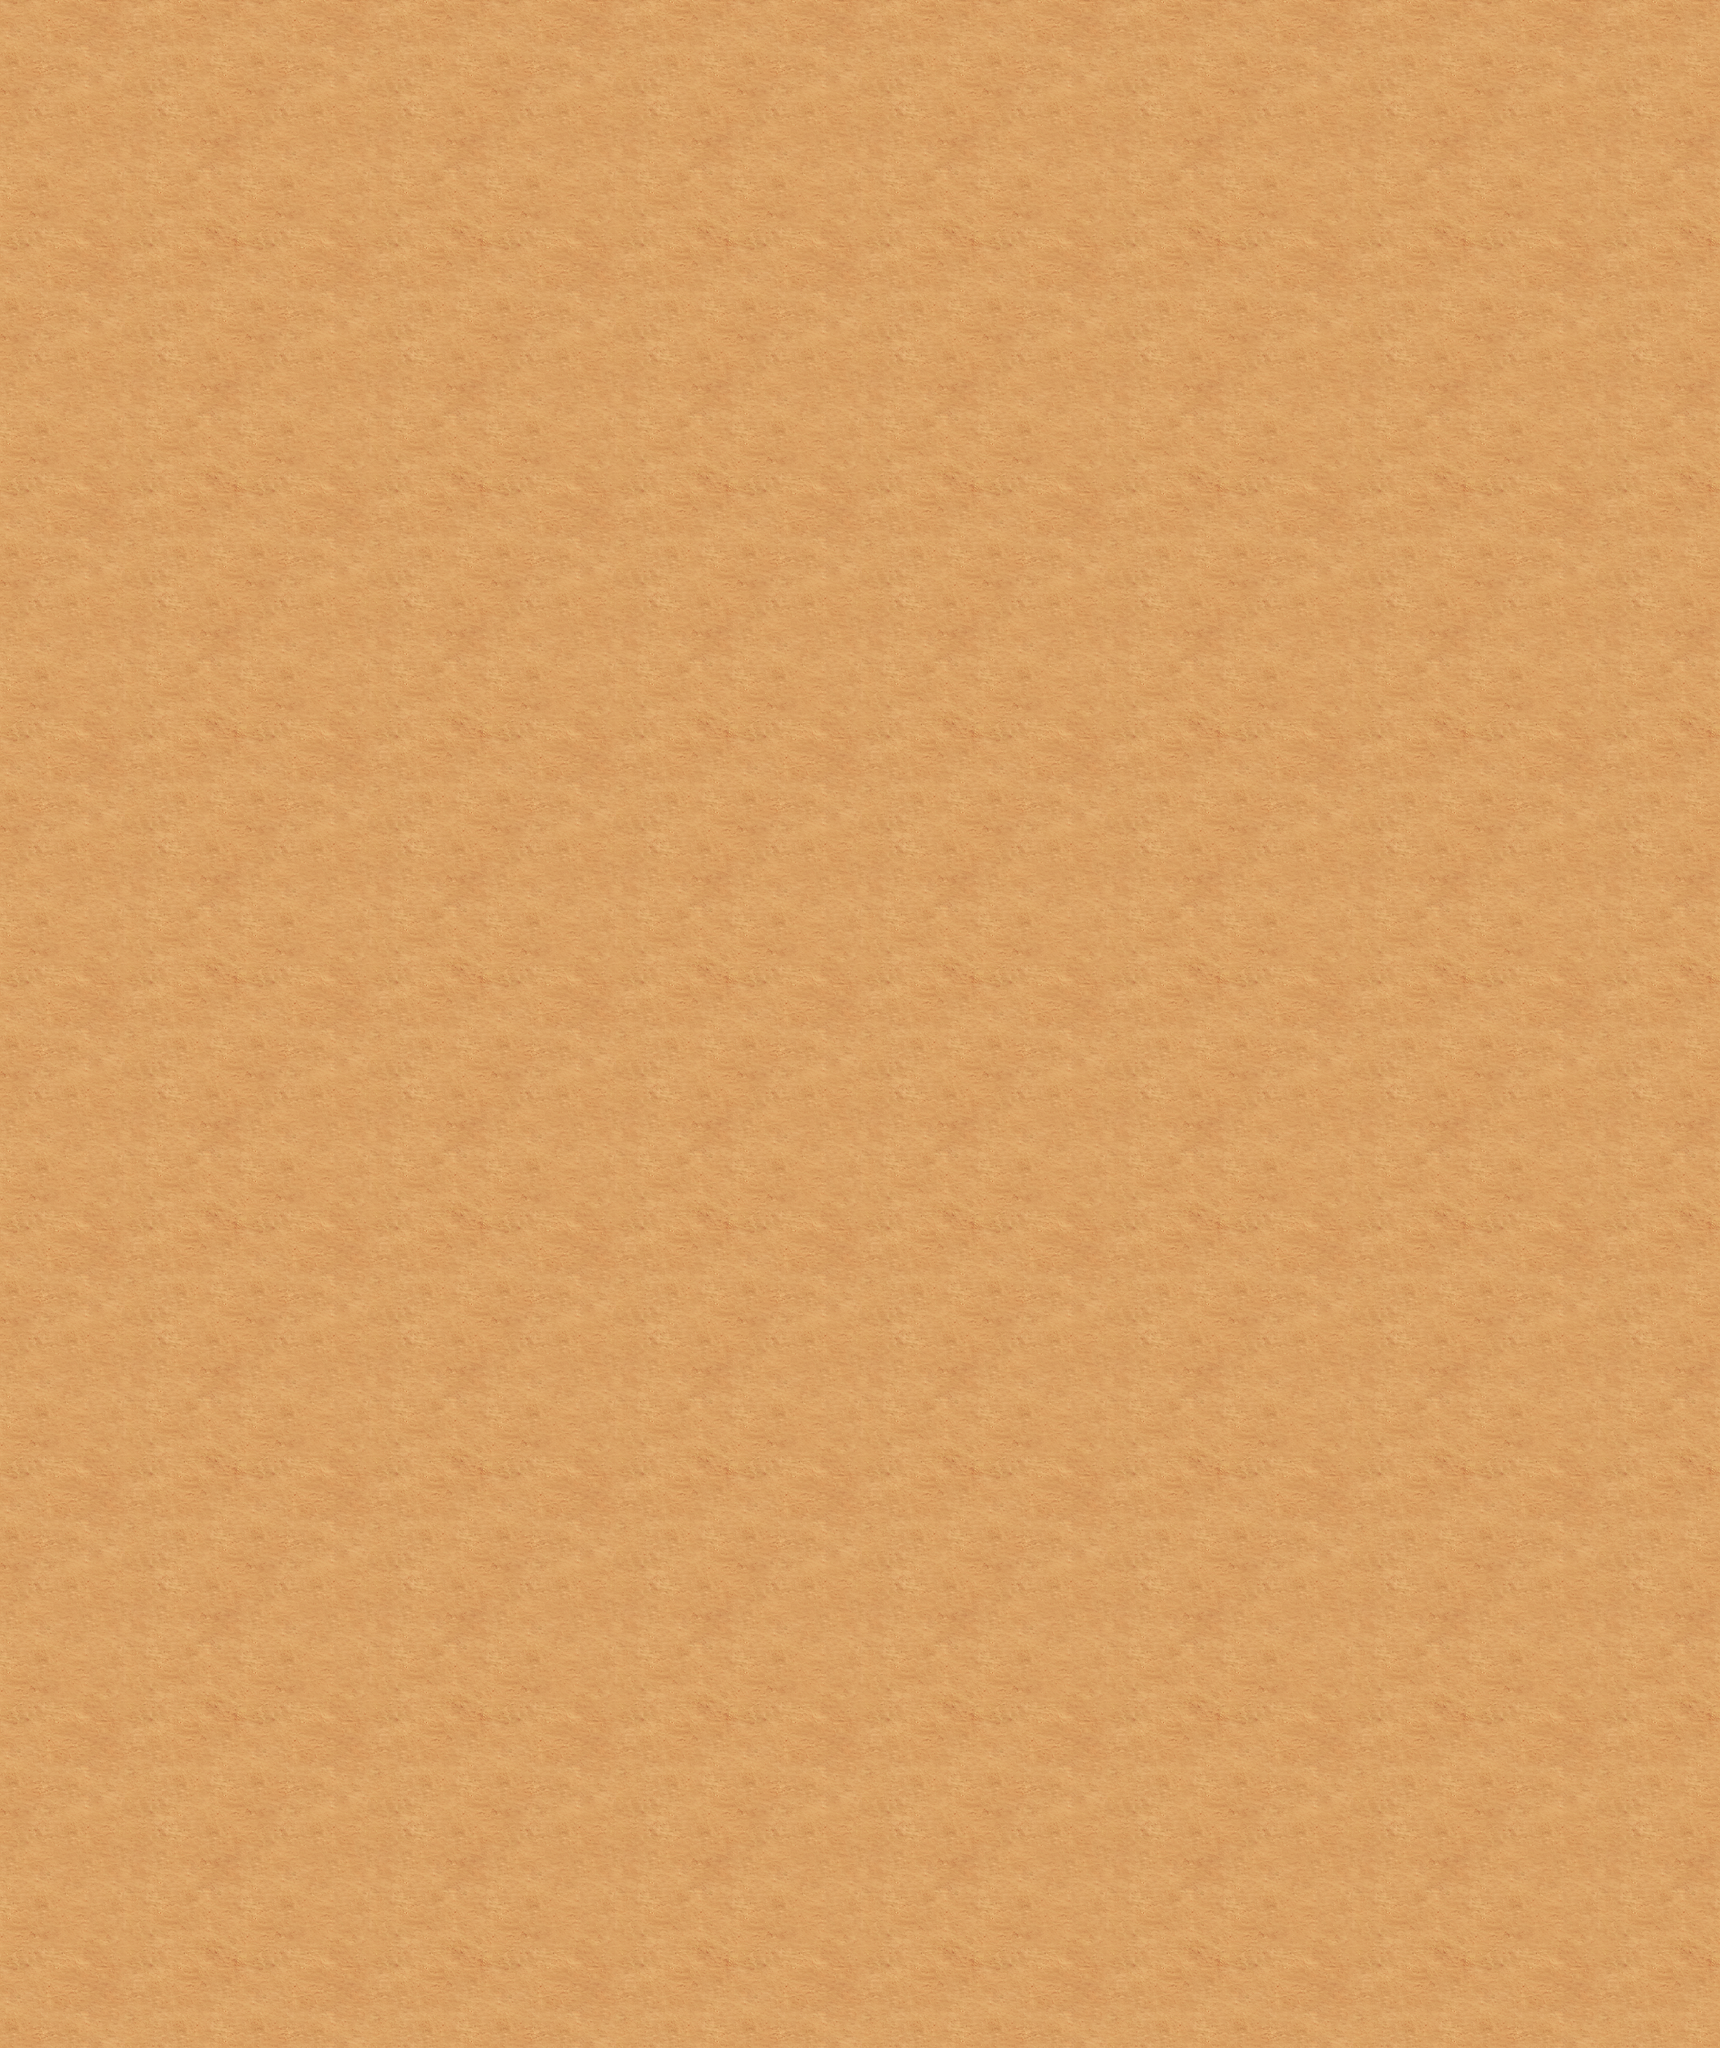

A 2D game scene composited from a Tiled map and its tileset images. What follows is a short description and the map's XML, with each tile layer's data collapsed to a summary:
An orthogonal 21x25 tile map with 160x160 px tiles, 1 tile layer (layer1).

<map version="1.0" orientation="orthogonal" width="21" height="25" tilewidth="160" tileheight="160">
 <tileset firstgid="1" name="terrain" tilewidth="160" tileheight="160">
  <image source="terrain.png" width="1440" height="1440" />
 </tileset>
 <layer name="layer1" width="21" height="25">
  <data>[525 cells, 525 non-empty, 9 distinct tile ids]</data>
 </layer>
</map>
